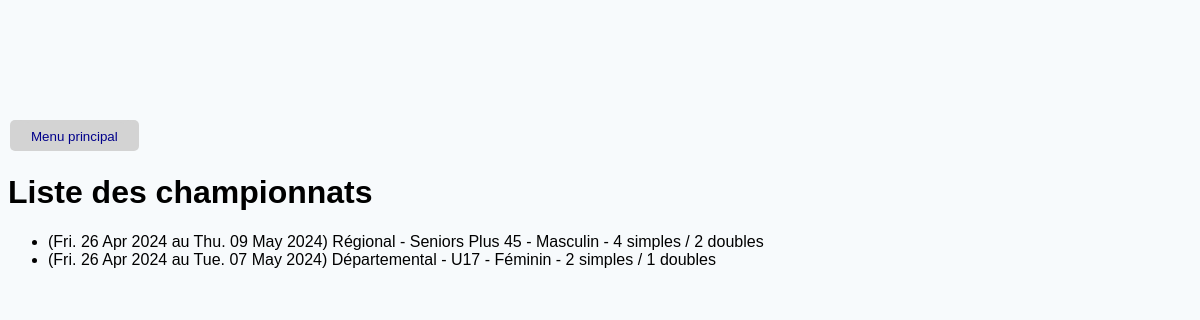
Page /list_championships on the earlier database version.
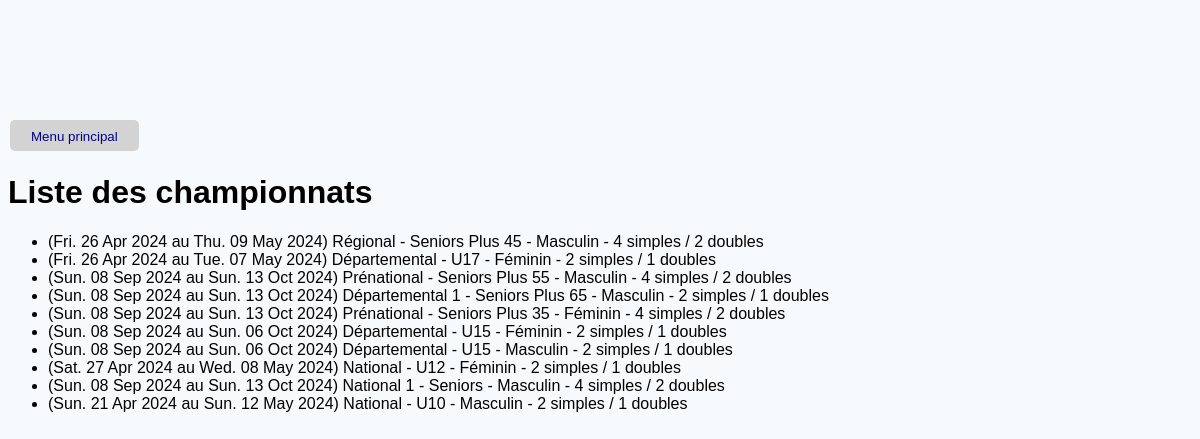
Same page on the later database version.
### TennisModel.py (models this page shows, shortened)
class Championship(db.Model):
    __tablename__ = 'championship'
    id = db.Column(db.Integer, primary_key=True)
    startDate = db.Column(db.Date, nullable=False)
    endDate = db.Column(db.Date, nullable=False)
    singlesCount = db.Column(db.Integer, nullable=False)
    doublesCount = db.Column(db.Integer, nullable=False)
    divisionId = db.Column(db.Integer, db.ForeignKey('division.id'))  # Ajout de la clé étrangère vers la division
    division = relationship('Division')  # Relation avec la division
    pools = relationship('Pool', back_populates='championship')  # Relation avec les poules du championnat
    @property
    def name(self):
        division = Division.query.get(self.divisionId)
        return f'{division.name}'
    def __repr__(self):
        return f'{self.name}'

class Division(db.Model):
    __tablename__ = 'division'
    id = db.Column(db.Integer, primary_key=True)
    type = db.Column(db.Integer, nullable=False)  # Champ National/Prenational/Regional/Departmental
    number = db.Column(db.Integer, nullable=True)  # Niveau de division dans la catégorie définie dans type
    gender = db.Column(db.Integer, nullable=False)  # Champ masculin/féminin (0 pour masculin, 1 pour féminin, 2 pour mixte)
    ageCategoryId = db.Column(db.Integer, db.ForeignKey('age_category.id'), nullable=False)
    ageCategory = relationship('AgeCategory')
    @property
    def name(self) -> str:
        categories = {0: 'National', 1: 'Prénational', 2: 'Régional', 3: 'Départemental'}
        gender = {0: 'Masculin', 1: 'Féminin', 2: 'Mixte'}
        level = f' {self.number}' if self.number else ''
        return f'{categories[self.type]}{level} - {self.ageCategory} - {gender[self.gender]}'

class AgeCategory(db.Model):
    __tablename__ = 'age_category'
    id = db.Column(db.Integer, primary_key=True)
    type = db.Column(db.Integer, nullable=False)  # Champ Jeunes/Seniors/Vétérans (0 pour jeunes, 1 pour seniors, 2 pour vétérans)
    minAge = db.Column(db.Integer, nullable=False)
    maxAge = db.Column(db.Integer, nullable=False)
    @property
    def name(self) -> str:
        categories = {0: 'Jeunes', 1: 'Seniors', 2: 'Seniors Plus'}
        if self.type == 0:
            return f'U{self.minAge}'
        elif self.type == 1:
            return categories[self.type]
        else:
            return f'{categories[self.type]} {self.minAge}'
    def __repr__(self):
        return f'{self.name}'

### flask_app.py (the view)
@app.route('/list_championships')
def list_championships():
    championships = Championship.query.all()
    app.logger.debug(f'championships: {championships}')
    return render_template('list_championships.html', championships=championships)

### flask_app.py (called while the page is built)
@app.before_request
def create_tables():
    db.create_all()

### templates/list_championships.html (shortened to what this page needs)
{% extends 'base.html' %}
{% block main %}
  {% if championships %}
  <h1>Liste des championnats</h1>
  <ul>
    {% for championship in championships %}
      {% set gender = 'Hommes' if championship.gender == 0 else 'Femmes' if championship.gender == 1 else 'Mixte'%}
      <li>({{ championship.startDate.strftime('%a. %d %b %Y') }} au {{ championship.endDate.strftime('%a. %d %b %Y') }}) {{ championship.name }} - {{ championship.singlesCount }} simples / {{ championship.doublesCount }} doubles</li>
    {% endfor %}
  </ul>
  {% else %}
  <p style="font-size: 16px; text-align: center;">Pas de championnat! ✌️</p>
  {% endif %}
{% endblock %}

### templates/base.html (shortened to what this page needs)
<!DOCTYPE html>
<html lang="fr">
<head>
    <link rel="stylesheet" href="{{ url_for('static', filename='css/style.css')}}">
</head>
<body>
    {% block main %}
    {% endblock main %}
</body>
</html>

### templates/partials/_menu.html
    <table class="menu">
        <tr>
            <td><a href="{{ url_for('welcome') }}"><button>Menu principal</button></a></td>
        </tr>
    </table>

### static/css/style.css (style rules this page uses)
body { background-color: #F7FAFC; justify-content: center; margin-top: 10%; font-family: Arial, Helvetica, sans-serif; }
a { color: #1E1E2D; font-size: 16px; font-weight: 600; text-decoration: none; }
button { color: darkblue; background-color: lightgray; padding: 7px; border: none; border-radius: 5px; border-collapse: collapse; }
table.menu tr, table.menu td { border: none; display: inline; text-align: center; color: darkblue; background-color: lightgray; padding: 7px; margin-bottom: 20px; border-radius: 5px; border-collapse: collapse; font-size: 16px; }
th, td { border: 1px solid #ddd; padding: 8px; text-align: center; }

Differences in the rows shown:
added Championship: startDate "Sun. 08 Sep 2024", endDate "Sun. 13 Oct 2024", name "Prénational - Seniors Plus 55 - Masculin", singlesCount "4", doublesCount "2"
added Championship: startDate "Sun. 08 Sep 2024", endDate "Sun. 13 Oct 2024", name "Départemental 1 - Seniors Plus 65 - Masculin", singlesCount "2", doublesCount "1"
added Championship: startDate "Sun. 08 Sep 2024", endDate "Sun. 13 Oct 2024", name "Prénational - Seniors Plus 35 - Féminin", singlesCount "4", doublesCount "2"
added Championship: startDate "Sun. 08 Sep 2024", endDate "Sun. 06 Oct 2024", name "Départemental - U15 - Féminin", singlesCount "2", doublesCount "1"
added Championship: startDate "Sun. 08 Sep 2024", endDate "Sun. 06 Oct 2024", name "Départemental - U15 - Masculin", singlesCount "2", doublesCount "1"
added Championship: startDate "Sat. 27 Apr 2024", endDate "Wed. 08 May 2024", name "National - U12 - Féminin", singlesCount "2", doublesCount "1"
added Championship: startDate "Sun. 08 Sep 2024", endDate "Sun. 13 Oct 2024", name "National 1 - Seniors - Masculin", singlesCount "4", doublesCount "2"
added Championship: startDate "Sun. 21 Apr 2024", endDate "Sun. 12 May 2024", name "National - U10 - Masculin", singlesCount "2", doublesCount "1"
